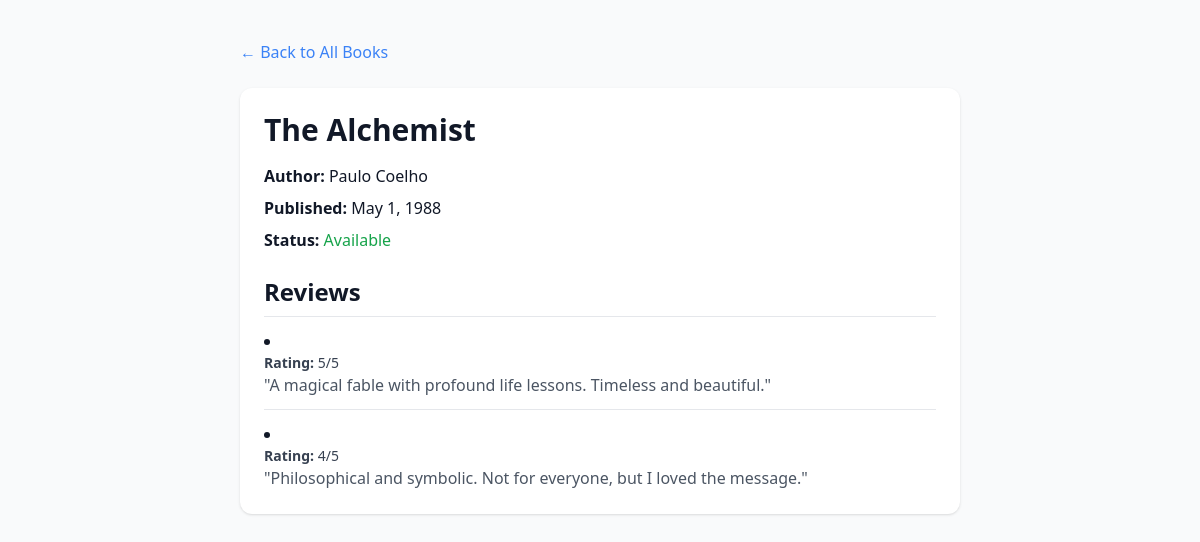
Screenshot of /book/3/ with the database file from the repository.
### books/models.py (models this page shows, shortened)
class Book(models.Model):
    title = models.CharField(max_length=200)
    author = models.CharField(max_length=100)
    published_date = models.DateField()
    is_available = models.BooleanField(default=True)

class Review(models.Model):
    book = models.ForeignKey(Book, on_delete=models.CASCADE)
    review_text = models.TextField()
    rating = models.IntegerField()

### books/views.py (the view)
# urls.py: path('book/<int:book_id>/', views.book_detail, name='book_detail'),
def book_detail(request, book_id):
    book = get_object_or_404(Book, pk=book_id)
    reviews = Review.objects.filter(book=book)
    return render(request, 'books/book_detail.html', {'book': book, 'reviews': reviews})

### books/templates/books/book_detail.html (shortened to what this page needs)
<!DOCTYPE html>
<html lang="en">
<head>
    <script src="https://cdn.tailwindcss.com"></script>
</head>
<body class="bg-gray-50 text-gray-900">
    <div class="max-w-3xl mx-auto py-10 px-6">
        <a href="{% url 'book_list' %}" class="text-blue-500 hover:underline mb-6 inline-block">← Back to All Books</a>
        <div class="bg-white p-6 rounded-xl shadow">
            <h1 class="text-3xl font-bold mb-4">{{ book.title }}</h1>
            <p class="mb-2"><strong>Author:</strong> {{ book.author }}</p>
            <p class="mb-2"><strong>Published:</strong> {{ book.published_date }}</p>
            <p class="mb-4">
                <strong>Status:</strong>
                <span class="{% if book.is_available %}text-green-600{% else %}text-red-600{% endif %}">
                    {{ book.is_available|yesno:"Available,Not Available" }}
                </span>
            </p>
            <h2 class="text-2xl font-semibold mt-6 mb-2">Reviews</h2>
            {% if reviews %}
                <ul class="list-disc list-inside space-y-3">
                    {% for review in reviews %}
                        <li class="border-t pt-3">
                            <p class="text-sm text-gray-700"><strong>Rating:</strong> {{ review.rating }}/5</p>
                            <p class="text-gray-600">{{ review.review_text }}</p>
                        </li>
                    {% endfor %}
                </ul>
            {% else %}
                <p class="text-gray-500 italic">No reviews for this book yet.</p>
            {% endif %}
        </div>
    </div>
</body>
</html>

### rows the page displays
Book: title "The Alchemist", author "Paulo Coelho", published_date "May 1, 1988", is_available "Available"
Review: rating "5", review_text "\"A magical fable with profound life lessons. Timeless and beautiful.\""
Review: rating "4", review_text "\"Philosophical and symbolic. Not for everyone, but I loved the message.\""
